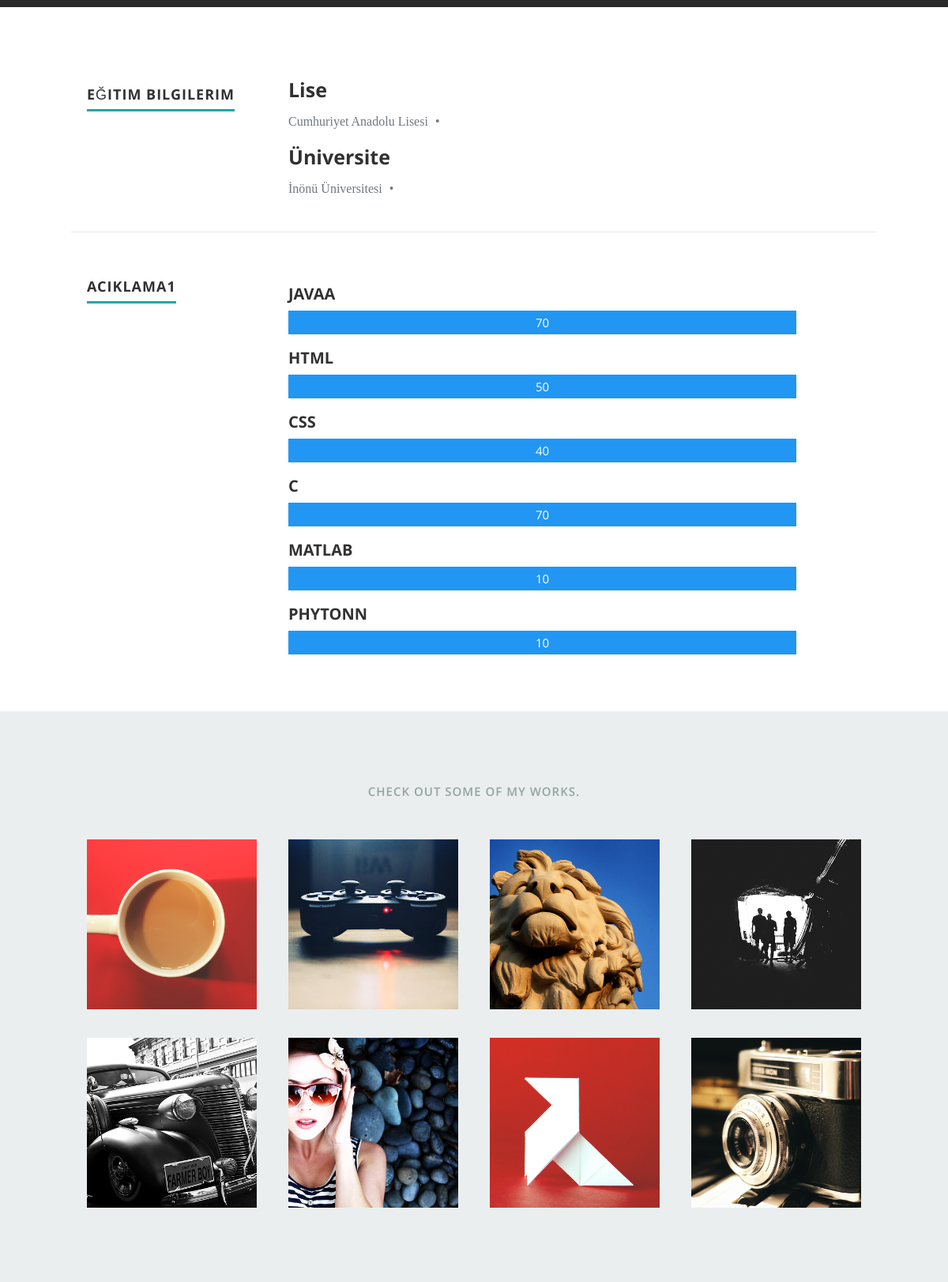
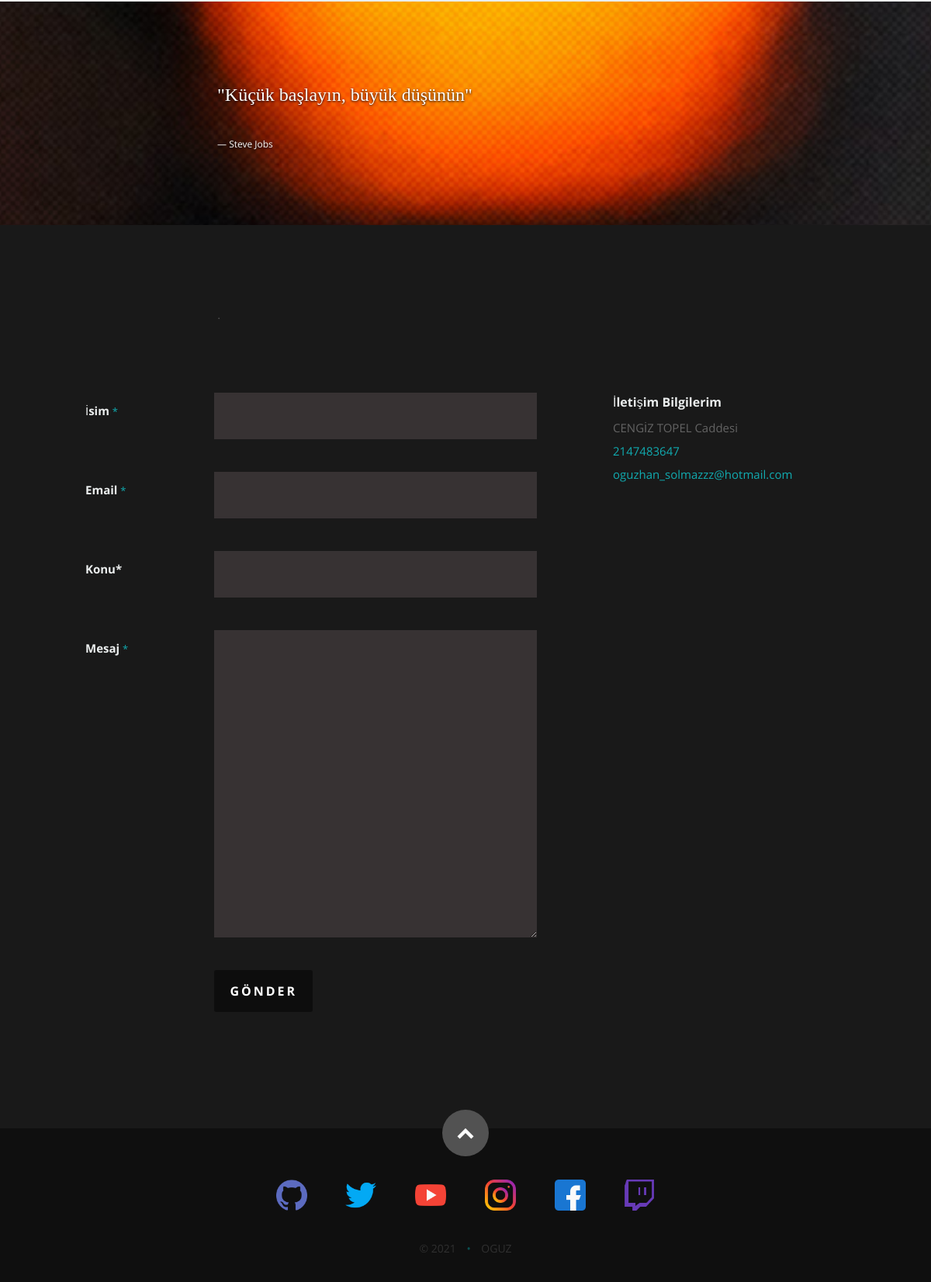
The page /htm/index.php (lower part) on the database as committed earlier (2 pictures, top to bottom).
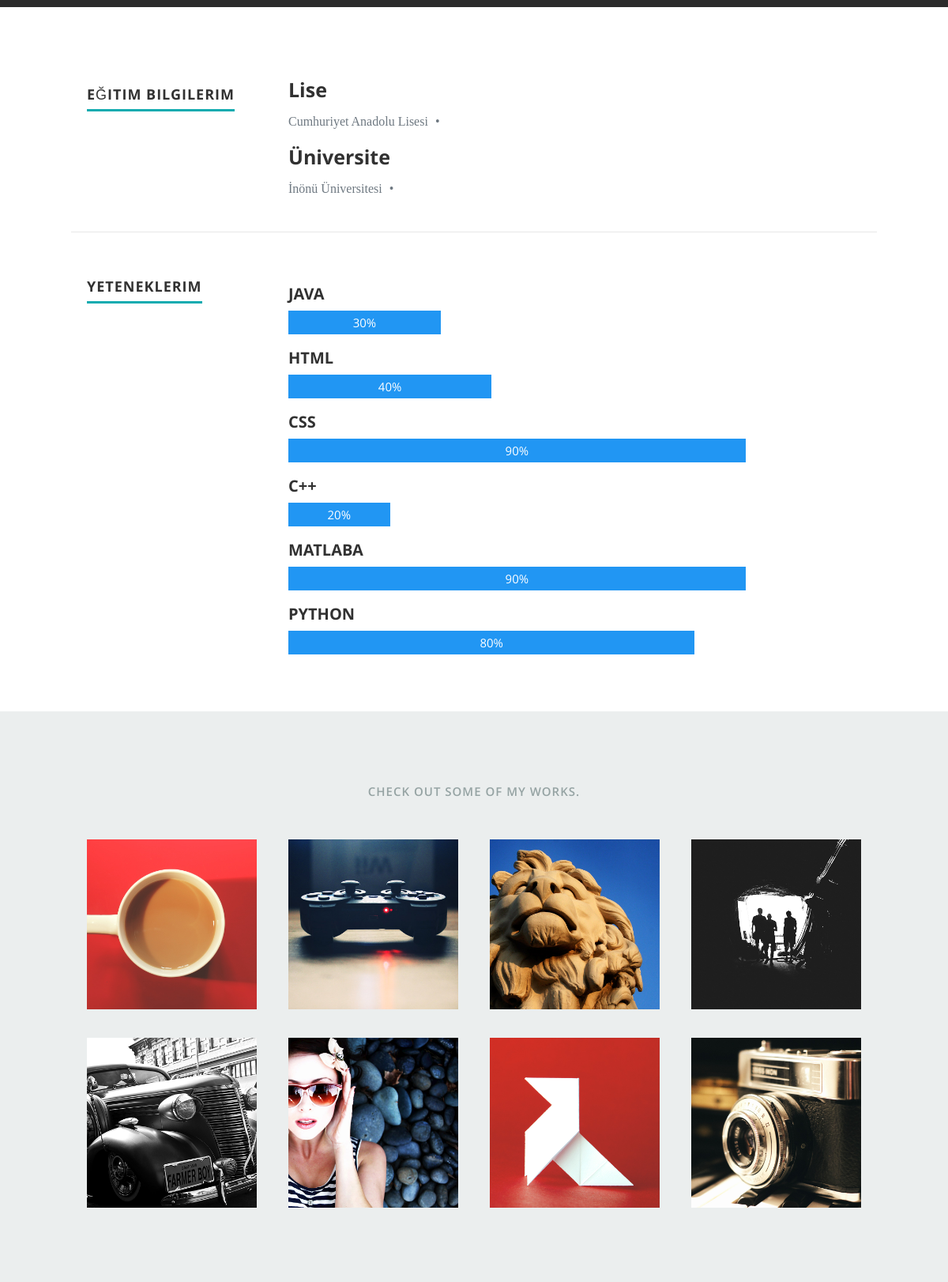
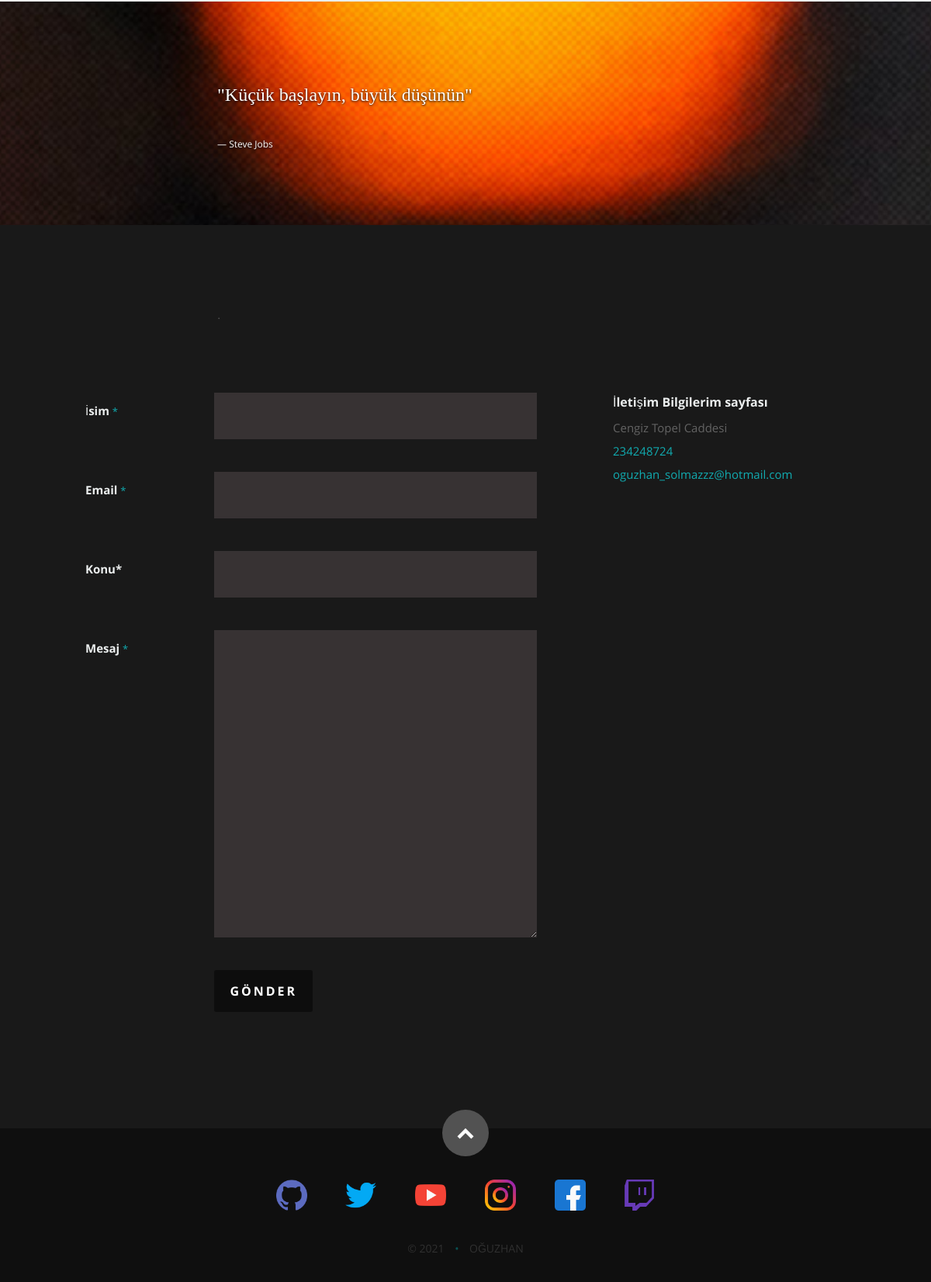
The same page on the database as committed later (2 pictures, top to bottom).
### tables this page shows
CREATE TABLE `education_info` (
  `edu_title` varchar(50) NOT NULL,
  `edu_id` int(11) NOT NULL,
  `high_school` varchar(150) NOT NULL,
  `universty` varchar(250) NOT NULL
);

CREATE TABLE `skills` (
  `skill_id` int(11) NOT NULL,
  `title` varchar(50) NOT NULL,
  `first_skill` varchar(50) NOT NULL,
  `second_skill` varchar(50) NOT NULL,
  `third_skill` varchar(50) NOT NULL,
  `forth_skill` varchar(50) NOT NULL,
  `fifth_skill` varchar(50) NOT NULL,
  `sixth_skill` varchar(50) NOT NULL,
  `first_counter` varchar(10) NOT NULL,
  `second_counter` varchar(10) NOT NULL,
  `third_counter` varchar(10) NOT NULL,
  `forth_counter` varchar(10) NOT NULL,
  `fifth_counter` varchar(10) NOT NULL,
  `sixth_counter` varchar(10) NOT NULL
);

CREATE TABLE `contact_info` (
  `contact_id` int(11) NOT NULL,
  `content` varchar(250) NOT NULL,
  `email` varchar(50) NOT NULL,
  `copyright` varchar(50) NOT NULL,
  `gsm` int(11) NOT NULL,
  `adress` varchar(50) NOT NULL
);

### htm/index.php (the view, shortened to what this page needs)
<?php
include './nedmin/connect.php';
$fetch_skill = $db->prepare('SELECT * FROM skills WHERE skill_id=1');
$fetch_skill->execute();
$fetch_s = $fetch_skill->fetch(PDO::FETCH_ASSOC);
$fetch_info = $db->prepare('SELECT * FROM education_info WHERE edu_id=1');
$fetch_info->execute();
$fetch_i = $fetch_info->fetch(PDO::FETCH_ASSOC);
$fetch_contact = $db->prepare('SELECT * FROM contact_info WHERE contact_id=1');
$fetch_contact->execute();
$fetch_c = $fetch_contact->fetch(PDO::FETCH_ASSOC);
?>
<!DOCTYPE html>
<html class="no-js" lang="en">
<head>
   <link rel="stylesheet" href="css/default.css">
   <link rel="stylesheet" href="css/layout.css">
   <link rel="stylesheet" href="css/media-queries.css">
   <link rel="stylesheet" href="css/magnific-popup.css">
</head>
<body>
   <section id="about">
   </section>
   <section id="resume">
      <div class="row education">
         <div class="three columns header-col">
            <h1><span><?php echo $fetch_i['edu_title']; ?></span></h1>
         </div>
         <div class="nine columns main-col">
            <div class="row item">
               <div class="twelve columns">
                  <h3>Lise</h3>
                  <p class="info"><?php echo $fetch_i['high_school']; ?> <span>&bull;</span> <em class="date"></em></p>
               </div>
            </div>
            <div class="row item">
               <div class="twelve columns">
                  <h3>Üniversite</h3>
                  <p class="info"><?php echo $fetch_i['universty']; ?> <span>&bull;</span> <em class="date"></em></p>
               </div>
            </div>
         </div>
      </div>
      <div class="row skill">
         <div  class="three columns header-col">
            <h1><span><?php echo $fetch_s['title']; ?></span></h1>
         </div>
         <div class="nine columns main-col">
          <div class="container">
            <h4><?php echo $fetch_s['first_skill']; ?></h4>
               <div class="skills first"><?php echo $fetch_s['first_counter']; ?></div>
            </div>
            <div class="container">
            <h4><?php echo $fetch_s['second_skill']; ?></h4>
               <div class="skills second"><?php echo $fetch_s['second_counter']; ?></div>
            </div>
            <div class="container">
            <h4><?php echo $fetch_s['third_skill']; ?></h4>
               <div class="skills third"><?php echo $fetch_s['third_counter']; ?></div>
            </div>
            <div class="container">
            <h4><?php echo $fetch_s['forth_skill']; ?></h4>
               <div class="skills forth"><?php echo $fetch_s['forth_counter']; ?></div>
            </div>
            <div class="container">
            <h4><?php echo $fetch_s['fifth_skill']; ?></h4>
               <div class="skills fifth"><?php echo $fetch_s['fifth_counter']; ?></div>
            </div>
            <div class="container">
            <h4><?php echo $fetch_s['sixth_skill']; ?></h4>
               <div class="skills sixth"><?php echo $fetch_s['sixth_counter']; ?></div>
            </div>
         </div>
      </div>
   </section>
   <section id="portfolio">
      <div class="row">
         <div class="twelve columns collapsed">
            <h1>Check Out Some of My Works.</h1>
            <div id="portfolio-wrapper" class="bgrid-quarters s-bgrid-thirds cf">
               <div class="columns portfolio-item">
                  <div class="item-wrap">
                     <a href="#modal-01" title="">
                        <img alt="" src="images/portfolio/coffee.jpg">
                     </a>
                  </div>
               </div>
               <div class="columns portfolio-item">
                  <div class="item-wrap">
                     <a href="#modal-02" title="">
                        <img alt="" src="images/portfolio/console.jpg">
                     </a>
                  </div>
               </div>
               <div class="columns portfolio-item">
                  <div class="item-wrap">
                     <a href="#modal-03" title="">
                        <img alt="" src="images/portfolio/judah.jpg">
                     </a>
                  </div>
               </div>
               <div class="columns portfolio-item">
                  <div class="item-wrap">
                     <a href="#modal-04" title="">
                        <img alt="" src="images/portfolio/into-the-light.jpg">
                     </a>
                  </div>
               </div>
               <div class="columns portfolio-item">
                  <div class="item-wrap">
                     <a href="#modal-05" title="">
                        <img alt="" src="images/portfolio/farmerboy.jpg">
                     </a>
                  </div>
               </div>
               <div class="columns portfolio-item">
                  <div class="item-wrap">
                     <a href="#modal-06" title="">
                        <img alt="" src="images/portfolio/girl.jpg">
                     </a>
                  </div>
               </div>
               <div class="columns portfolio-item">
                  <div class="item-wrap">
                     <a href="#modal-07" title="">
                        <img alt="" src="images/portfolio/origami.jpg">
                     </a>
                  </div>
               </div>
               <div class="columns portfolio-item">
                  <div class="item-wrap">
                     <a href="#modal-08" title="">
                        <img alt="" src="images/portfolio/retrocam.jpg">
                     </a>
                  </div>
               </div>
            </div>
         </div>
      </div>
   </section>
   <section id="testimonials">
      <div class="text-container">
         <div class="row">
            <div class="two columns header-col">
            </div>
            <div class="ten columns flex-container">
               <div class="flexslider">
                  <ul class="slides">
                     <li>
                        <blockquote>
                           <p>
                              "Küçük başlayın, büyük düşünün"
                           </p>
                           <cite>Steve Jobs</cite>
                        </blockquote>
                     </li>
                  </ul>
               </div>
            </div>
         </div>
      </div>
   </section>
   <section id="contact">
      <div class="row section-head">
         <div class="two columns header-col">
         </div>
         <div class="ten columns">
            <p class="lead">.
            </p>
         </div>
      </div>
      <div class="row">
         <div class="eight columns">
            <form action="" method="post" id="contactForm" name="contactForm">
               <fieldset>
                  <div>
                     <label for="contactName">İsim <span class="required">*</span></label>
                     <input type="text" value="" size="35" id="contactName" name="contactName">
                  </div>
                  <div>
                     <label for="contactEmail">Email <span class="required">*</span></label>
                     <input type="text" value="" size="35" id="contactEmail" name="contactEmail">
                  </div>
                  <div>
                     <label for="contactSubject">Konu*</label>
                     <input type="text" value="" size="35" id="contactSubject" name="contactSubject">
                  </div>
                  <div>
                     <label for="contactMessage">Mesaj <span class="required">*</span></label>
                     <textarea cols="50" rows="15" id="contactMessage" name="contactMessage"></textarea>
                  </div>
                  <div>
                     <button class="submit">Gönder</button>
                  </div>
               </fieldset>
            </form>
         </div>
         <aside class="four columns footer-widgets">
            <div class="widget widget_contact">
               <h4> <?php echo $fetch_c['content']; ?></h4>
               <p class="address">
                  <?php echo $fetch_c['adress']; ?><br>
                  <a href="tel:+90-531-300-0544"><?php echo $fetch_c['gsm']; ?></a>
                  <a href="mailto:<?php echo $fetch_c['email']; ?>"><?php echo $fetch_c['email']; ?></a>
               </p>
            </div>
         </aside>
      </div>
   </section>
   <footer>
      <div class="row">
         <div class="twelve columns">
            <ul class="social-links">
               <li><a href="https://github.com/oguzhan-solmaz"><img src="./images/g.png" style="width: 40px;"></a></li>
               <li><a href="#"><img src="./images/t.png" style="width: 40px;"></a></li>
               <li><a href="#"><img src="./images/y.png" style="width: 40px;"></a></li>
               <li><a href="https://www.instagram.com/oguz_solmaz/?hl=tr"><img src="./images/i.png" style="width: 40px;"></a></li>
               <li><a href="#"><img src="./images/f.png" style="width: 40px;"></a></li>
               <li><a href="#"><img src="./images/tw.png" style="width: 40px;"></a></li>
            </ul>
            <ul class="copyright">
               <li>&copy; 2021</li>
               <li> <?php echo $fetch_c['copyright']; ?> </li>
            </ul>
         </div>
         <div id="go-top"><a class="smoothscroll" title="Back to Top" href="#home"><i class="icon-up-open"></i></a></div>
      </div>
   </footer>
</body>
</html>

Rows that differ between the two databases and show on the page:
changed skills "HTML": title "ACIKLAMA1" → "YETENEKLERIM"; first_skill "JAVAA" → "JAVA"; first_counter "70" → "30%"; second_counter "50" → "40%"; third_counter "40" → "90%"; forth_skill "C" → "C++"; forth_counter "70" → "20%"; fifth_skill "MATLAB" → "MATLABA"; fifth_counter "10" → "90%"; sixth_skill "PHYTONN" → "PYTHON"; sixth_counter "10" → "80%"
changed contact_info "oguzhan_solmazzz@hotmail.com": content "İletişim Bilgilerim" → "İletişim Bilgilerim sayfası"; adress "CENGİZ TOPEL Caddesi" → "Cengiz Topel Caddesi"; gsm "2147483647" → "234248724"; copyright "OGUZ" → "OĞUZHAN"
